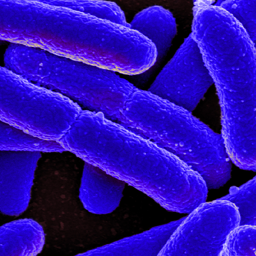
#> input picture lab4/results/sr_reference.png, 256 x 256 px
$ python final_figures.py
#> lines starting #> are read from the running program, lines starting #| are printed output that depends on the picture
from pathlib import Path
import json,os,csv,numpy as np,cv2
from PIL import Image,ImageDraw
import matplotlib;matplotlib.use('Agg')
import matplotlib.pyplot as plt
P=Path(__file__).resolve().parents[1];R=P/'results'
def panel(paths,titles,name,width=1200,cols=3,cellh=330):
#> called with name = 'sr_comparison.png', width = 1200, cols = 3, cellh = 330
 rows=(len(paths)+cols-1)//cols;out=Image.new('RGB',(width,rows*cellh),'white');draw=ImageDraw.Draw(out);cw=width//cols
#> after `out = Image.new('RGB', (width, rows * cellh), 'white')`: out: PIL image 1200x330 RGB; every value is 255
 for i,(f,title) in enumerate(zip(paths,titles)):
  im=Image.open(f).convert('RGB');im.thumbnail((cw-15,cellh-40));x=i%cols*cw+(cw-im.width)//2;y=i//cols*cellh+30;out.paste(im,(x,y));draw.text((i%cols*cw+8,i//cols*cellh+8),title,fill='black')
#> in panel, im is the input picture: PIL image 256x256 RGB; mean R, G, B 44.1, 13.5, 168.8
#> after `x = i % cols * cw + (cw - im.width) // 2`: x = 72
#> after `out.paste(im, (x, y))`:
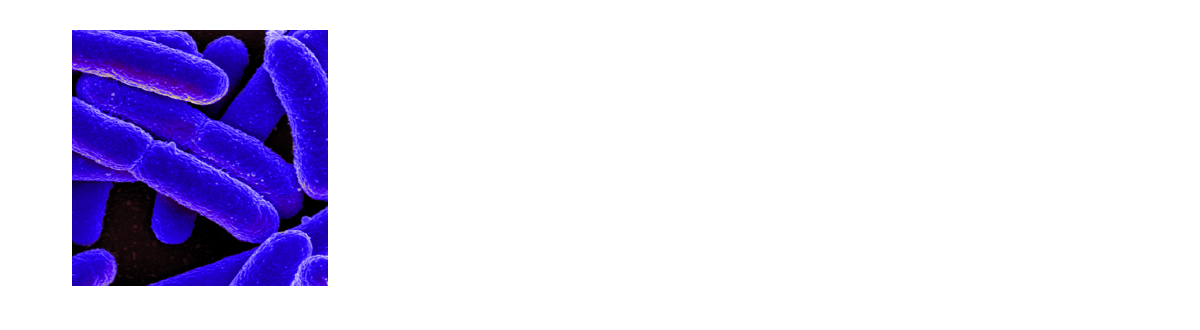
#> out: PIL image 1200x330 RGB; mean R, G, B 220.1, 215, 240.7
#> pass 2 of the loop in panel, `for i,(f,title) in enumerate(zip(paths,titles)):`:
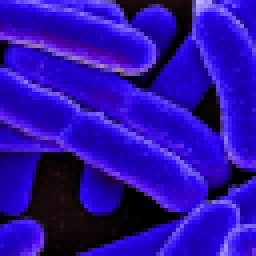
#> input picture lab4/results/sr_lowres.png, 64 x 64 px (shown 4 times larger)
#> in panel, im is the input picture: PIL image 64x64 RGB; mean R, G, B 44.1, 13.4, 168.8
#> in panel, `out.paste(im, (x, y))`:
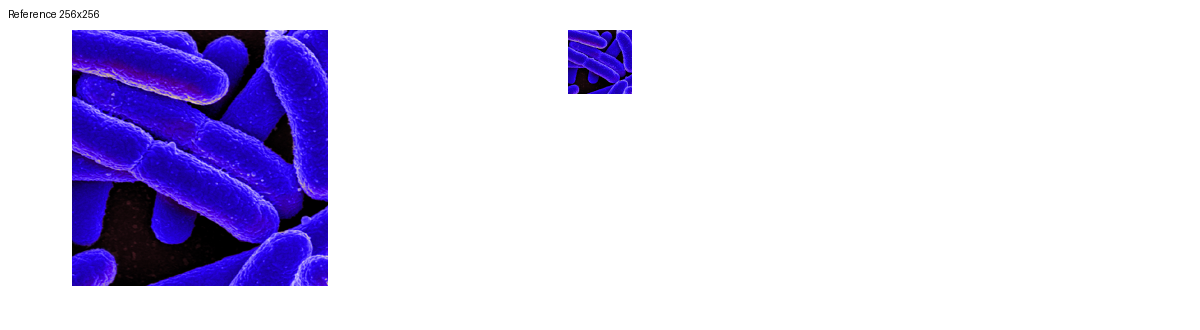
#> out: PIL image 1200x330 RGB; mean R, G, B 217.8, 212.4, 239.7
#> pass 3 of the loop in panel, `for i,(f,title) in enumerate(zip(paths,titles)):`:
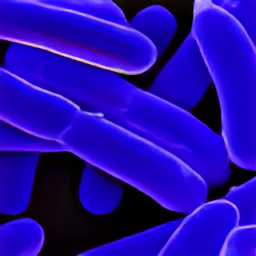
#> input picture lab4/results/sr_neural.png, 256 x 256 px
#> in panel, im is the input picture: PIL image 256x256 RGB; mean R, G, B 35.8, 8.8, 169.9
#> in panel, `out.paste(im, (x, y))`:
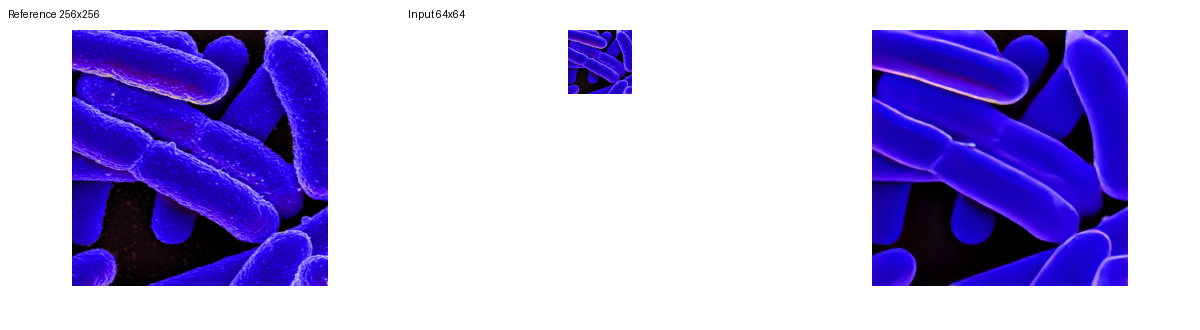
#> out: PIL image 1200x330 RGB; mean R, G, B 181.4, 171.6, 225.5
 out.save(R/name)
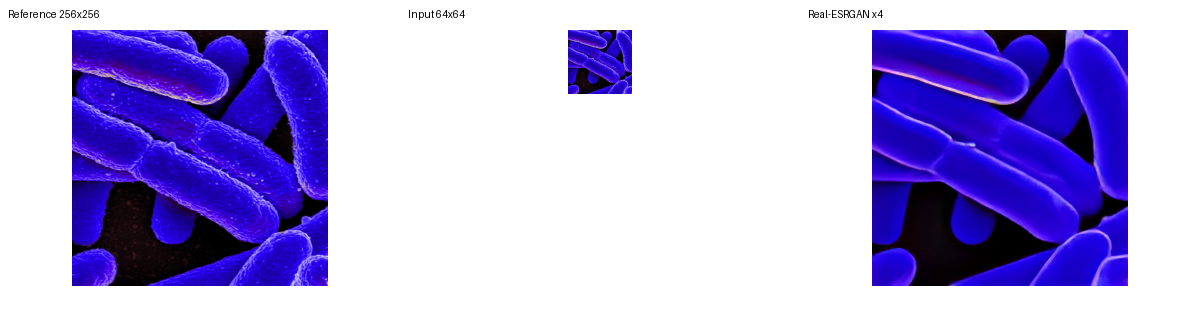
#> saved as sr_comparison.png: PIL image 1200x330 RGB; mean R, G, B 181.3, 171.4, 225.4
panel([R/'sr_reference.png',R/'sr_lowres.png',R/'sr_neural.png'],['Reference 256x256','Input 64x64','Real-ESRGAN x4'],'sr_comparison.png')
panel([R/f'track_{s}_74.jpg' for s in ['MIL','KCF','CSRT']],['MIL / frame 74','KCF / frame 74','CSRT / frame 74'],'track_comparison.png',cellh=280)
#> in panel (call 2), `out = Image.new('RGB', (width, rows * cellh), 'white')`: out: PIL image 1200x280 RGB; every value is 255
#> (the run stopped early here; a loop or call above may not have finished)
